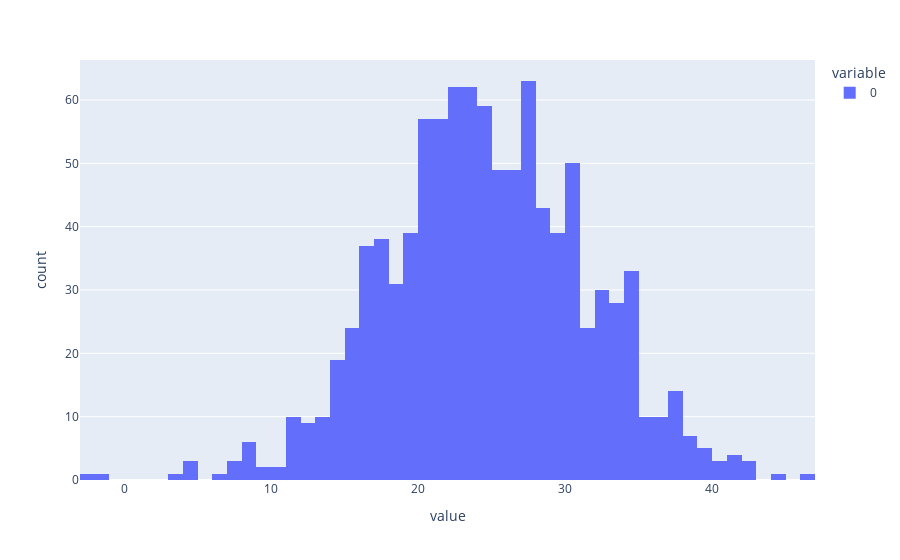

This figure's notebook cell:
### Code cell
import plotly.express as px

px.histogram(df)

### Figure 1 — Plotly figure (JSON) as saved in the notebook; plotly's stock layout.template omitted (floating-point values rounded to 4 significant figures; data arrays with more than 128 entries replaced by an {"elided": "..."} marker saying what was removed)
{"data": [{"bingroup": "x", "hovertemplate": "variable=0<br>value=%{x}<br>count=%{y}<extra></extra>", "legendgroup": "0", "marker": {"color": "#636efa", "pattern": {"shape": ""}}, "name": "0", "orientation": "v", "showlegend": true, "type": "histogram", "x": {"elided": "1000 float values"}, "xaxis": "x", "yaxis": "y"}], "layout": {"barmode": "relative", "legend": {"title": {"text": "variable"}, "tracegroupgap": 0}, "margin": {"t": 60}, "xaxis": {"anchor": "y", "domain": [0, 1], "title": {"text": "value"}}, "yaxis": {"anchor": "x", "domain": [0, 1], "title": {"text": "count"}}}}
